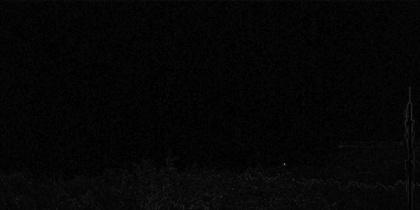
%> input picture top_hat_image/output_image.jpg, 420 x 210 px, shrunk from 2000 x 1000 before the run
$ octave histogram.m   (GNU Octave 9; MATLAB toolbox functions it lacks are replaced by stand-ins)
%> lines starting %> are read from the running program, lines starting %| are printed output that depends on the picture
% 1. 读取图像并转换为灰度
img = imread('./top_hat_image/output_image.jpg');  % 加载上传的图像
%> img is the input picture: size 210x420 uint8; min 0, max 125, mean 5.5
%gray_img = rgb2gray(img);  % 转换为灰度图像

% 2. 计算灰度直方图
hist_counts = imhist(img);  % 计算原始图像的灰度直方图
%> hist_counts = 256 values, max 12423 at index 6, min 0 at index 43, mean 344.5

% 3. 计算显著性直方图
gray_levels = 0:255;  % 灰度值范围
saliency_values = zeros(size(gray_levels));  % 初始化显著性值数组

% 对每个灰度值计算其显著性值
for p = 1:256
    Ip = gray_levels(p);  % 当前灰度值
    % 计算当前灰度值与所有灰度值的对比度加权和
    contrast_sum = 0;
    for q = 1:256
        Iq = gray_levels(q);  % 另一个灰度值
        contrast = abs(Ip - Iq);  % 计算对比度（欧式距离）
        contrast_sum = contrast_sum + hist_counts(q) * contrast;  % 加权和
    end
    saliency_values(p) = contrast_sum;  % 存储显著性值
end
%> after the loop, saliency_values = 256 values, max 22009124 at index 256, min 226756 at index 6, mean 10780566.7

% 4. 归一化显著性直方图
saliency_values = saliency_values / max(saliency_values) * max(hist_counts);
%> saliency_values = 256 values, max 12423 at index 256, min 128 at index 6, mean 6085.1

% 5. 绘制原始图像直方图和显著性直方图
figure;
subplot(1, 2, 1);
bar(gray_levels, hist_counts, 'FaceColor', [0, 0, 0.5]);
title('(a) 原始图像直方图');
xlabel('灰度值');
ylabel('像素数');

subplot(1,2, 2);
bar(gray_levels, saliency_values, 'FaceColor', [0, 0, 0.5]);
title('(b) 显著性直方图');
xlabel('灰度值');
ylabel('显著性值');
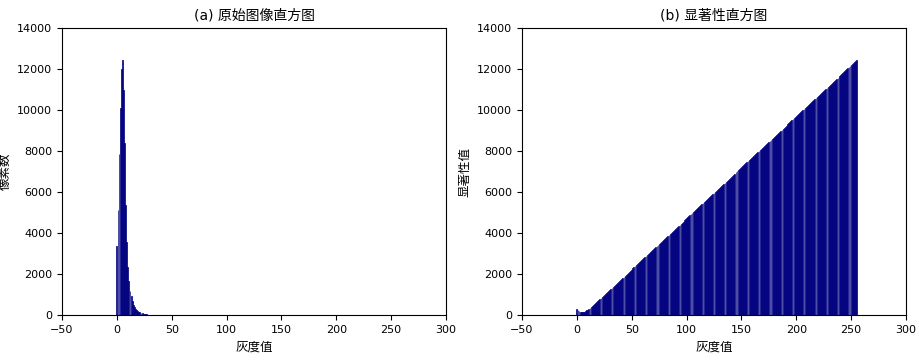
%> figure redrawn from the program's plot data, 2 panels; panel 1: tallest bar 12423 high, from x = 4.6 to 5.4; panel 2: tallest bar 12423 high, from x = 254.6 to 255.4

% 6. 生成视觉显著性图
%> (the run ends here)
